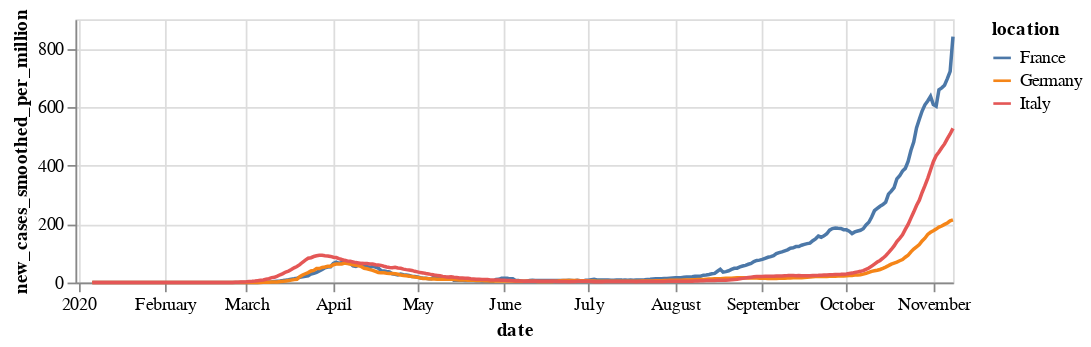

Notebook source saved alongside this figure:
### Code cell
alt.Chart(covid_df_sub).mark_line().encode(
    y=alt.Y('new_cases_smoothed_per_million:Q'),
    x=alt.X('date:T'),
    color='location:N',
    tooltip='new_cases_smoothed_per_million:Q'
).properties(
    width=500,
    height=150
)

### Figure 1 — Vega-Lite specification as saved in the notebook (floating-point values rounded to 4 significant figures; data arrays with more than 128 entries replaced by an {"elided": "..."} marker saying what was removed)
{"config": {"view": {"continuousWidth": 400, "continuousHeight": 300}}, "data": {"name": "data-ba6e8c0897b5e6d6bc861323a8bb4f37"}, "mark": "line", "encoding": {"color": {"type": "nominal", "field": "location"}, "tooltip": {"type": "quantitative", "field": "new_cases_smoothed_per_million"}, "x": {"type": "temporal", "field": "date"}, "y": {"type": "quantitative", "field": "new_cases_smoothed_per_million"}}, "height": 150, "width": 500, "$schema": "https://vega.github.io/schema/vega-lite/v4.8.1.json", "datasets": {"data-ba6e8c0897b5e6d6bc861323a8bb4f37": {"elided": "942 records"}}}
